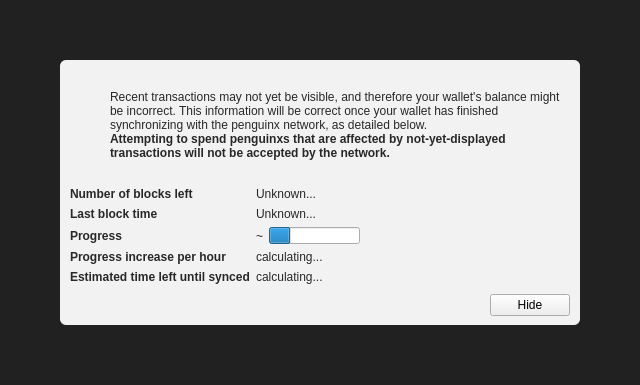
<?xml version="1.0" encoding="UTF-8"?>
<ui version="4.0">
 <class>ModalOverlay</class>
 <widget class="ModalOverlay" name="ModalOverlay">
  <property name="geometry">
   <rect>
    <x>0</x>
    <y>0</y>
    <width>640</width>
    <height>385</height>
   </rect>
  </property>
  <property name="windowTitle">
   <string>Form</string>
  </property>
  <layout class="QVBoxLayout" name="verticalLayout" stretch="0">
   <property name="sizeConstraint">
    <enum>QLayout::SetDefaultConstraint</enum>
   </property>
   <property name="leftMargin">
    <number>0</number>
   </property>
   <property name="topMargin">
    <number>0</number>
   </property>
   <property name="rightMargin">
    <number>0</number>
   </property>
   <property name="bottomMargin">
    <number>0</number>
   </property>
   <item>
    <widget class="QWidget" name="bgWidget" native="true">
     <property name="styleSheet">
      <string notr="true">#bgWidget { background: rgba(0,0,0,220); }</string>
     </property>
     <layout class="QVBoxLayout" name="verticalLayoutMain" stretch="1">
      <property name="leftMargin">
       <number>60</number>
      </property>
      <property name="topMargin">
       <number>60</number>
      </property>
      <property name="rightMargin">
       <number>60</number>
      </property>
      <property name="bottomMargin">
       <number>60</number>
      </property>
      <item>
       <widget class="QWidget" name="contentWidget" native="true">
        <property name="styleSheet">
         <string notr="true">#contentWidget { background: rgba(255,255,255,240); border-radius: 6px; }

QLabel { color: rgb(40,40,40);  }</string>
        </property>
        <layout class="QVBoxLayout" name="verticalLayoutSub" stretch="1,0,0,0">
         <property name="spacing">
          <number>0</number>
         </property>
         <property name="leftMargin">
          <number>10</number>
         </property>
         <property name="topMargin">
          <number>10</number>
         </property>
         <property name="rightMargin">
          <number>10</number>
         </property>
         <property name="bottomMargin">
          <number>10</number>
         </property>
         <item>
          <layout class="QHBoxLayout" name="horizontalLayoutIconText" stretch="0,1">
           <property name="topMargin">
            <number>20</number>
           </property>
           <item>
            <layout class="QVBoxLayout" name="verticalLayoutIcon">
             <property name="leftMargin">
              <number>0</number>
             </property>
             <item>
              <widget class="QPushButton" name="warningIcon">
               <property name="enabled">
                <bool>false</bool>
               </property>
               <property name="text">
                <string/>
               </property>
               <property name="icon">
                <iconset>
                 <normaloff>:/icons/warning</normaloff>
                 <disabledoff>:/icons/warning</disabledoff>:/icons/warning</iconset>
               </property>
               <property name="iconSize">
                <size>
                 <width>48</width>
                 <height>48</height>
                </size>
               </property>
               <property name="flat">
                <bool>true</bool>
               </property>
              </widget>
             </item>
             <item>
              <spacer name="verticalSpacerWarningIcon">
               <property name="orientation">
                <enum>Qt::Vertical</enum>
               </property>
               <property name="sizeHint" stdset="0">
                <size>
                 <width>20</width>
                 <height>40</height>
                </size>
               </property>
              </spacer>
             </item>
            </layout>
           </item>
           <item>
            <layout class="QVBoxLayout" name="verticalLayoutInfoText">
             <property name="leftMargin">
              <number>0</number>
             </property>
             <property name="topMargin">
              <number>0</number>
             </property>
             <item>
              <widget class="QLabel" name="infoText">
               <property name="text">
                <string>Recent transactions may not yet be visible, and therefore your wallet's balance might be incorrect. This information will be correct once your wallet has finished synchronizing with the penguinx network, as detailed below.</string>
               </property>
               <property name="textFormat">
                <enum>Qt::RichText</enum>
               </property>
               <property name="wordWrap">
                <bool>true</bool>
               </property>
              </widget>
             </item>
             <item>
              <widget class="QLabel" name="infoTextStrong">
               <property name="font">
                <font>
                 <weight>75</weight>
                 <bold>true</bold>
                </font>
               </property>
               <property name="text">
                <string>Attempting to spend penguinxs that are affected by not-yet-displayed transactions will not be accepted by the network.</string>
               </property>
               <property name="textFormat">
                <enum>Qt::RichText</enum>
               </property>
               <property name="wordWrap">
                <bool>true</bool>
               </property>
              </widget>
             </item>
             <item>
              <spacer name="verticalSpacerInTextSpace">
               <property name="orientation">
                <enum>Qt::Vertical</enum>
               </property>
               <property name="sizeHint" stdset="0">
                <size>
                 <width>20</width>
                 <height>40</height>
                </size>
               </property>
              </spacer>
             </item>
            </layout>
           </item>
          </layout>
         </item>
         <item>
          <spacer name="verticalSpacerAfterText">
           <property name="orientation">
            <enum>Qt::Vertical</enum>
           </property>
           <property name="sizeHint" stdset="0">
            <size>
             <width>20</width>
             <height>40</height>
            </size>
           </property>
          </spacer>
         </item>
         <item>
          <layout class="QFormLayout" name="formLayout">
           <property name="fieldGrowthPolicy">
            <enum>QFormLayout::FieldsStayAtSizeHint</enum>
           </property>
           <property name="horizontalSpacing">
            <number>6</number>
           </property>
           <property name="verticalSpacing">
            <number>6</number>
           </property>
           <property name="topMargin">
            <number>10</number>
           </property>
           <item row="0" column="0">
            <widget class="QLabel" name="labelNumberOfBlocksLeft">
             <property name="font">
              <font>
               <weight>75</weight>
               <bold>true</bold>
              </font>
             </property>
             <property name="text">
              <string>Number of blocks left</string>
             </property>
            </widget>
           </item>
           <item row="0" column="1">
            <widget class="QLabel" name="numberOfBlocksLeft">
             <property name="text">
              <string>Unknown...</string>
             </property>
            </widget>
           </item>
           <item row="1" column="0">
            <widget class="QLabel" name="labelLastBlockTime">
             <property name="font">
              <font>
               <weight>75</weight>
               <bold>true</bold>
              </font>
             </property>
             <property name="text">
              <string>Last block time</string>
             </property>
            </widget>
           </item>
           <item row="1" column="1">
            <widget class="QLabel" name="newestBlockDate">
             <property name="sizePolicy">
              <sizepolicy hsizetype="Maximum" vsizetype="Preferred">
               <horstretch>0</horstretch>
               <verstretch>0</verstretch>
              </sizepolicy>
             </property>
             <property name="text">
              <string>Unknown...</string>
             </property>
            </widget>
           </item>
           <item row="2" column="0">
            <widget class="QLabel" name="labelSyncDone">
             <property name="font">
              <font>
               <weight>75</weight>
               <bold>true</bold>
              </font>
             </property>
             <property name="text">
              <string>Progress</string>
             </property>
            </widget>
           </item>
           <item row="2" column="1">
            <layout class="QHBoxLayout" name="horizontalLayoutSync" stretch="0,1">
             <item>
              <widget class="QLabel" name="percentageProgress">
               <property name="text">
                <string notr="true">~</string>
               </property>
              </widget>
             </item>
             <item>
              <widget class="QProgressBar" name="progressBar">
               <property name="value">
                <number>24</number>
               </property>
               <property name="format">
                <string/>
               </property>
              </widget>
             </item>
            </layout>
           </item>
           <item row="4" column="0">
            <widget class="QLabel" name="labelProgressIncrease">
             <property name="font">
              <font>
               <weight>75</weight>
               <bold>true</bold>
              </font>
             </property>
             <property name="text">
              <string>Progress increase per hour</string>
             </property>
            </widget>
           </item>
           <item row="4" column="1">
            <widget class="QLabel" name="progressIncreasePerH">
             <property name="text">
              <string>calculating...</string>
             </property>
            </widget>
           </item>
           <item row="5" column="0">
            <widget class="QLabel" name="labelEstimatedTimeLeft">
             <property name="font">
              <font>
               <weight>75</weight>
               <bold>true</bold>
              </font>
             </property>
             <property name="text">
              <string>Estimated time left until synced</string>
             </property>
            </widget>
           </item>
           <item row="5" column="1">
            <widget class="QLabel" name="expectedTimeLeft">
             <property name="text">
              <string>calculating...</string>
             </property>
            </widget>
           </item>
          </layout>
         </item>
         <item>
          <layout class="QHBoxLayout" name="horizontalLayoutButtons">
           <property name="leftMargin">
            <number>10</number>
           </property>
           <property name="topMargin">
            <number>10</number>
           </property>
           <item>
            <spacer name="horizontalSpacer">
             <property name="orientation">
              <enum>Qt::Horizontal</enum>
             </property>
             <property name="sizeHint" stdset="0">
              <size>
               <width>40</width>
               <height>20</height>
              </size>
             </property>
            </spacer>
           </item>
           <item>
            <widget class="QPushButton" name="closeButton">
             <property name="text">
              <string>Hide</string>
             </property>
            </widget>
           </item>
          </layout>
         </item>
        </layout>
       </widget>
      </item>
     </layout>
    </widget>
   </item>
  </layout>
 </widget>
 <customwidgets>
  <customwidget>
   <class>ModalOverlay</class>
   <extends>QWidget</extends>
   <header>modaloverlay.h</header>
   <container>1</container>
  </customwidget>
 </customwidgets>
 <resources/>
 <connections/>
</ui>
